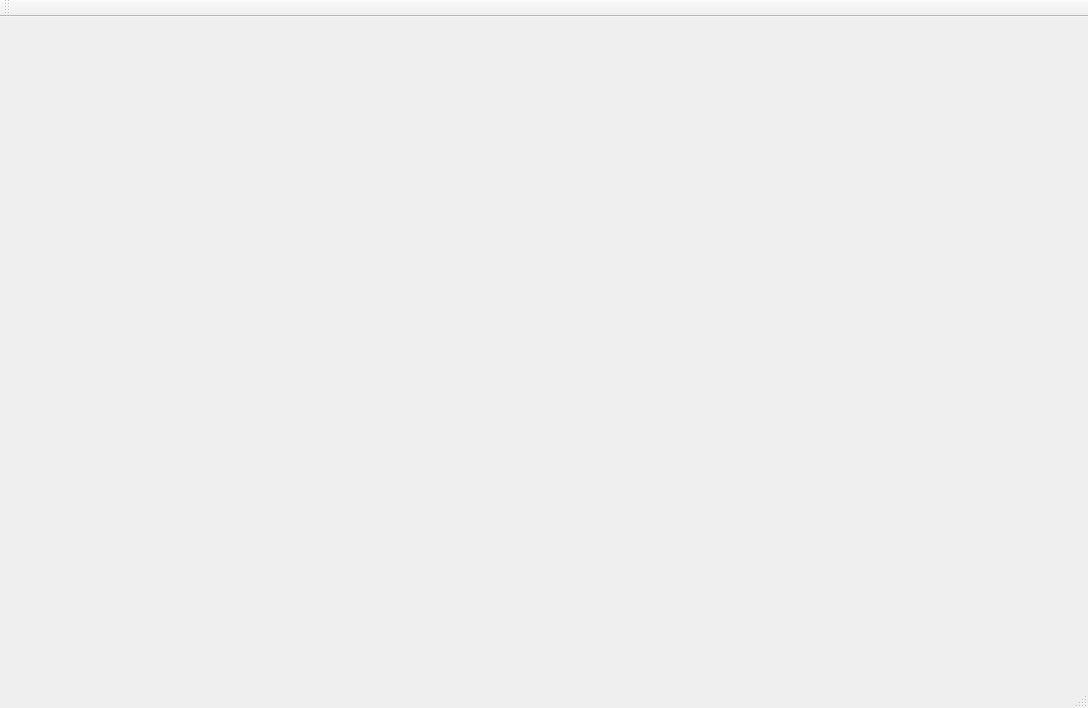
<?xml version="1.0" encoding="UTF-8"?>
<ui version="4.0">
 <class>MainWidowClass</class>
 <widget class="QMainWindow" name="MainWidowClass">
  <property name="geometry">
   <rect>
    <x>0</x>
    <y>0</y>
    <width>1088</width>
    <height>708</height>
   </rect>
  </property>
  <property name="windowTitle">
   <string>MainWidow</string>
  </property>
  <widget class="QWidget" name="centralWidget"/>
  <widget class="QMenuBar" name="menuBar">
   <property name="geometry">
    <rect>
     <x>0</x>
     <y>0</y>
     <width>1088</width>
     <height>26</height>
    </rect>
   </property>
  </widget>
  <widget class="QToolBar" name="mainToolBar">
   <attribute name="toolBarArea">
    <enum>TopToolBarArea</enum>
   </attribute>
   <attribute name="toolBarBreak">
    <bool>false</bool>
   </attribute>
  </widget>
  <widget class="QStatusBar" name="statusBar"/>
 </widget>
 <layoutdefault spacing="6" margin="11"/>
 <resources>
  <include location="mainwidow.qrc"/>
 </resources>
 <connections/>
</ui>
